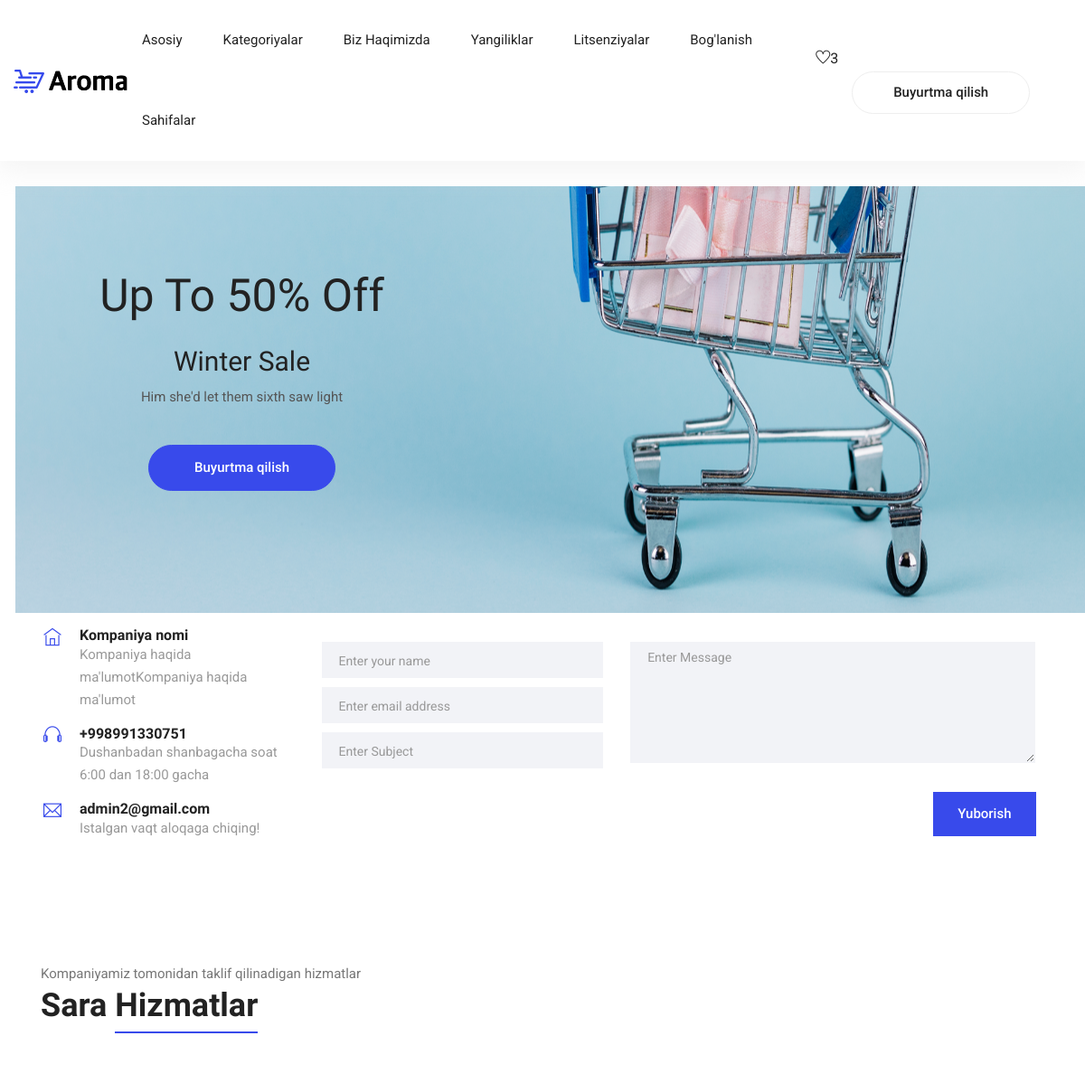
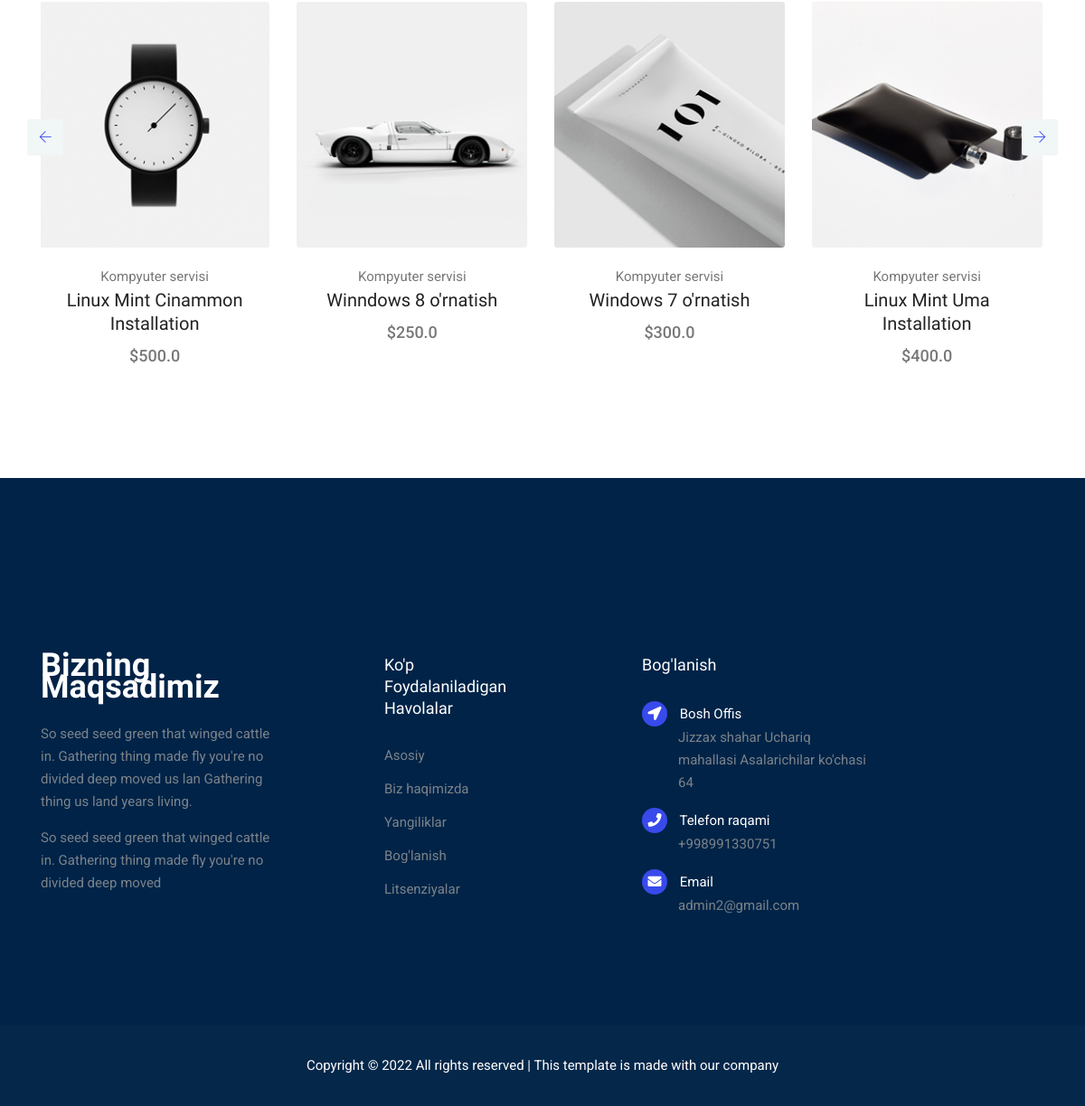
Page /contact/ on the committed database (2 pictures, top to bottom).
### home/models.py (models this page shows, shortened)
class Setting(models.Model):
    title = models.CharField(max_length=222)
    keywords = models.CharField(max_length=222)
    description = models.CharField(max_length=222)
    country = models.CharField(max_length=222,blank=True)
    address = models.CharField(max_length=222,blank=True)
    phone = models.CharField(max_length=222, blank=True)
    email = models.EmailField()
    facebook = models.CharField(max_length=222,blank=True)
    instagram = models.CharField(max_length=222,blank=True)
    twitter = models.CharField(max_length=222,blank=True)
    youtube = models.CharField(max_length=222,blank=True)
    aboutus = RichTextUploadingField()
    contact = RichTextUploadingField()
    create_at = models.DateTimeField(auto_now_add=True)
    update_at = models.DateTimeField(auto_now=True)

### product/models.py (models this page shows, shortened)
class Product(models.Model):
    STATUS = (
        ('True','Mavjud'),
        ('False','Mavjud emas'),
    )
    category = models.ForeignKey(Category,on_delete=models.CASCADE)
    title = models.CharField(max_length=222,unique=True)
    keywords = models.CharField(max_length=222,unique=True)
    description = models.CharField(max_length=222,blank=True)
    image = models.ImageField(upload_to='product_main/',blank=True)
    price = models.FloatField()
    detail = RichTextUploadingField()
    slug = models.SlugField(null=False,unique=True)
    status = models.CharField(max_length=15,choices=STATUS)
    create_at = models.DateTimeField(auto_now_add=True)
    update_at = models.DateTimeField(auto_now=True)
    def image_tag(self):
        return mark_safe('<img src="{}" height="50">'.format(self.image.url))
    image_tag.short_description = 'Image'

class Category(models.Model):
    title = models.CharField(max_length=222,unique=True)
    keywords = models.CharField(max_length=255,unique=True)
    slug = models.SlugField(null=False,unique=True)
    image = models.ImageField(upload_to = 'category_images/',blank=True)
    description = models.CharField(max_length=255,blank=True)
    create_at = models.DateTimeField(auto_now_add=True)
    update_at = models.DateTimeField(auto_now=True)
    def __str__(self):
        return self.title

### home/views.py (the view, shortened to what this page needs)
# urls.py: path('contact/',views.contact,name='contact'),
def contact(request):
    form = ContactForm
    category = Category.objects.all()
    setting = Setting.objects.all()
    product_picked = Product.objects.all().order_by('?')[:8]
    context = {
        'form':form,
        'category':category,
        'setting':setting,
        'product_picked':product_picked,
    }
    return render(request,'contactus.html',context)

### templates/contactus.html (shortened to what this page needs)
{% extends 'base.html' %}
{% load static %}
{% block banner %}
<section class="offer" id="parallax-1" data-anchor-target="#parallax-1" data-300-top="background-position: 20px 30px"
    data-top-bottom="background-position: 0 20px">
    <div class="container">
        <div class="row">
            <div class="col-xl-5">
                <div class="offer__content text-center">
                    <h3>Up To 50% Off</h3>
                    <h4>Winter Sale</h4>
                    <p>Him she'd let them sixth saw light</p>
                    <a class="button button--active mt-3 mt-xl-4" href="{% url 'all_products' %}">Buyurtma qilish</a>
                </div>
            </div>
        </div>
    </div>
</section>
{% endblock %}
{% block body %}
<div class="row">
    <div class="col-md-4 col-lg-3 mb-4 mb-md-0 mt-3 ml-5">
        {% for i in setting %}
        <div class="media contact-info">
            <span class="contact-info__icon"><i class="ti-home"></i></span>
            <div class="media-body">
                <h3>{{i.title}}</h3>
                <p>{{i.description}}</p>
            </div>
        </div>
        <div class="media contact-info">
            <span class="contact-info__icon"><i class="ti-headphone"></i></span>
            <div class="media-body">
                <h3>{{i.phone}}</h3>
                <p>Dushanbadan shanbagacha soat 6:00 dan 18:00 gacha</p>
            </div>
        </div>
        <div class="media contact-info">
            <span class="contact-info__icon"><i class="ti-email"></i></span>
            <div class="media-body">
                <h3>{{i.email}}</a></h3>
                <p>Istalgan vaqt aloqaga chiqing!</p>
            </div>
        </div>
        {% endfor %}
    </div>
    <div class="col-md-8 col-lg-8 mt-3">
        <form action="{% url 'contact' %}" class="form-contact contact_form" method="post">
            <div class="row">
                <div class="col-lg-5">
                    <div class="form-group mt-3">
                        <input class="form-control" name="name" type="text" placeholder="Enter your name" required>
                    </div>
                    <div class="form-group">
                        <input class="form-control" name="email" type="email"
                            placeholder="Enter email address" required>
                    </div>
                    <div class="form-group">
                        <input class="form-control" name="subject"  type="text" placeholder="Enter Subject" required>
                    </div>
                </div>
                <div class="col-lg-7 mt-3">
                    <div class="form-group">
                        <textarea class="form-control different-control w-100" name="message" cols="30"
                            rows="5" placeholder="Enter Message" required></textarea>
                    </div>
                </div>
            </div>
            <div class="form-group text-center text-md-right mt-3">
                <button type="submit" class="button button--active button-contactForm">Yuborish</button>
            </div>
        </form>
    </div>
</div>
<section class="section-margin calc-60px">
    <div class="container">
        <div class="section-intro pb-60px">
            <p>Kompaniyamiz tomonidan taklif qilinadigan hizmatlar</p>
            <h2>Sara <span class="section-intro__style">Hizmatlar</span></h2>
        </div>
        <div class="owl-carousel owl-theme" id="bestSellerCarousel">
            {% for i in product_picked %}
            <div class="card text-center card-product">
                <div class="card-product__img">
                    <img class="img-fluid" src="{{i.image.url}}" alt="">
                </div>
                <div class="card-body">
                    <p>{{i.category}}</p>
                    <h4 class="card-product__title"><a href="/product-detail/{{i.id}}/">{{i.title}}</a></h4>
                    <p class="card-product__price">${{i.price|safe}}</p>
                </div>
            </div>
            {% endfor %}
        </div>
    </div>
</section>
{% endblock %}

### templates/footer.html
{% load static %}
<footer class="footer">
    <div class="footer-area">
        <div class="container">
            <div class="row section_gap">
                <div class="col-lg-3 col-md-6 col-sm-6">
                    <div class="single-footer-widget tp_widgets">
                        <h4 class="footer_title large_title">Bizning maqsadimiz</h4>
                        <p>
                            So seed seed green that winged cattle in. Gathering thing made fly you're no
                            divided deep moved us lan Gathering thing us land years living.
                        </p>
                        <p>
                            So seed seed green that winged cattle in. Gathering thing made fly you're no divided deep
                            moved
                        </p>
                    </div>
                </div>
                <div class="offset-lg-1 col-lg-2 col-md-6 col-sm-6">
                    <div class="single-footer-widget tp_widgets">
                        <h4 class="footer_title">Ko'p foydalaniladigan havolalar</h4>
                        <ul class="list">
                            <li><a href="/">Asosiy</a></li>
                            <li><a href="{% url 'aboutus' %}">Biz haqimizda</a></li>
                            <li><a href="{% url 'post' %}">Yangiliklar</a></li>
                            <li><a href="{% url 'contact' %}">Bog'lanish</a></li>
                            <li><a href="{% url 'lic' %}">Litsenziyalar</a></li>
                        </ul>
                    </div>
                </div>
                <div class="offset-lg-1 col-lg-3 col-md-6 col-sm-6">
                    <div class="single-footer-widget tp_widgets">
                        {% for i in setting %}
                        <h4 class="footer_title">Bog'lanish</h4>
                        <div class="ml-40">
                            <p class="sm-head">
                                <span class="fa fa-location-arrow"></span>
                                Bosh Offis
                            </p>
                            <p>{{i.address}}</p>
                            <p class="sm-head">
                                <span class="fa fa-phone"></span>
                                Telefon raqami
                            </p>
                            <p>
                                {{i.phone}}
                            </p>
                            <p class="sm-head">
                                <span class="fa fa-envelope"></span>
                                Email
                            </p>
                            <p>
                                {{i.email}}
                            </p>
                        </div>
                        {% endfor %}
                    </div>
                </div>
            </div>
        </div>
    </div>
    <div class="footer-bottom">
        <div class="container">
            <div class="row d-flex">
                <p class="col-lg-12 footer-text text-center">
                    Copyright &copy;
                    <script>document.write(new Date().getFullYear());</script> All rights reserved | This template is
                    made with our company
                </p>
            </div>
        </div>
    </div>
</footer>

### static/css/style.css (style rules this page uses)
body { color:#777;font-family:"Roboto",sans-serif;font-size:15px;font-weight:400;line-height:1.667 }
ul { list-style-type:none;margin:0;padding:0 }
button { cursor:pointer }
h1,h2,h3,h4,h5,h6 { font-family:"Oswald",sans-serif;color:#222;line-height:1.1 }
h2,.h2 { font-size:36px;font-weight:600 }
h3,.h3 { font-size:26px;font-weight:600 }
@media (min-width: 600px) { h3,.h3 { font-size:36px } }
h4,.h4 { font-size:20px;font-weight:400;line-height:1.3 }
a { display:inline-block }
.section-margin { margin:45px 0 }
@media (min-width: 980px) { .section-margin { margin:70px 0 } }
@media (min-width: 1100px) { .section-margin { margin:120px 0 } }
@media (min-width: 1100px) { .section-margin.calc-60px { margin:120px 0 70px 0 } }
.pb-60px { padding-bottom:60px }
.ml-40 { margin-left:40px }
.section-intro p { margin-bottom:3px }
.section-intro__style { border-bottom:2px solid #384aeb;padding-bottom:8px }
.card-product { border:0;margin-bottom:30px }
.card-product p { margin-bottom:0 }
.card-product__img { position:relative }
.card-product__title a { color:#222 }
.card-product__price { font-size:18px;font-weight:500 }
.offer { background:url("../img/home/parallax-bg.png") right center no-repeat;background-size:cover }
@media (min-width: 1200px) { .offer { background-size:100% 100% } }
.offer__content { padding:100px 0 110px 0 }
@media (min-width: 1000px) { .offer__content { padding:122px 0 135px 0 } }
.offer__content h3 { font-size:35px;font-weight:400;margin-bottom:20px }
@media (min-width: 650px) { .offer__content h3 { font-size:50px;margin-bottom:25px } }
.offer__content h4 { font-size:30px }
.offer__content p { color:#555555 }
.button { display:inline-block;border:1px solid #384aeb;border-radius:30px;color:#222;font-weight:500;padding:12px 50px;background:#384aeb;color:#fff;transition:all .4s ease }
.button--active { background:#384aeb;color:#fff }
.button-contactForm { border:1px solid #384aeb !important;border-radius:0;padding:11px 26px }
.contact-info__icon { margin-right:20px }
.contact-info__icon i,.contact-info__icon span { color:#384aeb;font-size:20px }
.contact-info .media-body h3 { font-size:16px;margin-bottom:0 }
.contact-info .media-body p { color:#999999 }
.form-contact .form-group { margin-bottom:10px }
.form-contact .form-control { border-radius:0;height:40px;padding-left:18px;border-color:transparent;background:rgba(130,139,178,0.1) }
.form-contact .form-control::placeholder { font-size:14px;color:#999999 }
.form-contact .different-control { height:100% !important }
.form-contact button { border:0 }
.footer-area { background:#002347;padding:50px 0px 50px }
@media (min-width: 1000px) { .footer-area { padding:195px 0px 120px } }
.single-footer-widget p { margin-bottom:15px }
.single-footer-widget p:last-child { margin-bottom:0 }
.single-footer-widget .sm-head { color:#fff;margin-bottom:0px }
.single-footer-widget .sm-head span { position:relative;margin-left:-40px;margin-right:10px;display:inline-block;width:28px;height:28px;line-height:28px;text-align:center;background:#384aeb;color:#ffffff;border-radius:20px }
.tp_widgets .list li { margin-bottom:12px }
.tp_widgets .list li a { color:#7b838a;font-family:"Roboto",sans-serif }
.tp_widgets .list li:last-child { margin-bottom:0px }
.tp_widgets p { color:#7b838a }
.footer_title { font-size:18px;line-height:24px;font-weight:500;font-family:"Oswald",sans-serif;text-transform:capitalize;color:#fff;margin-bottom:28px }
.footer_title.large_title { font-size:36px;font-weight:600 }
.footer-bottom { background:rgba(0,35,71,0.980392);padding:32px }
.footer-bottom .footer-text { color:#fff;margin-bottom:0 }

### rows in the picture
Setting: title "Kompaniya nomi", description "Kompaniya haqida ma'lumotKompaniya haqida ma'lumot", phone "+998991330751", email "admin2@gmail.com", address "Jizzax shahar Uchariq mahallasi Asalarichilar ko'chasi 64"
Product: image (picture), category "Kompyuter servisi", title "Linux Mint Cinammon Installation", price "500.0"
Product: image (picture), category "Kompyuter servisi", title "Winndows 8 o'rnatish", price "250.0"
Product: image (picture), category "Kompyuter servisi", title "Windows 7 o'rnatish", price "300.0"
Product: image (picture), category "Kompyuter servisi", title "Linux Mint Uma Installation", price "400.0"
